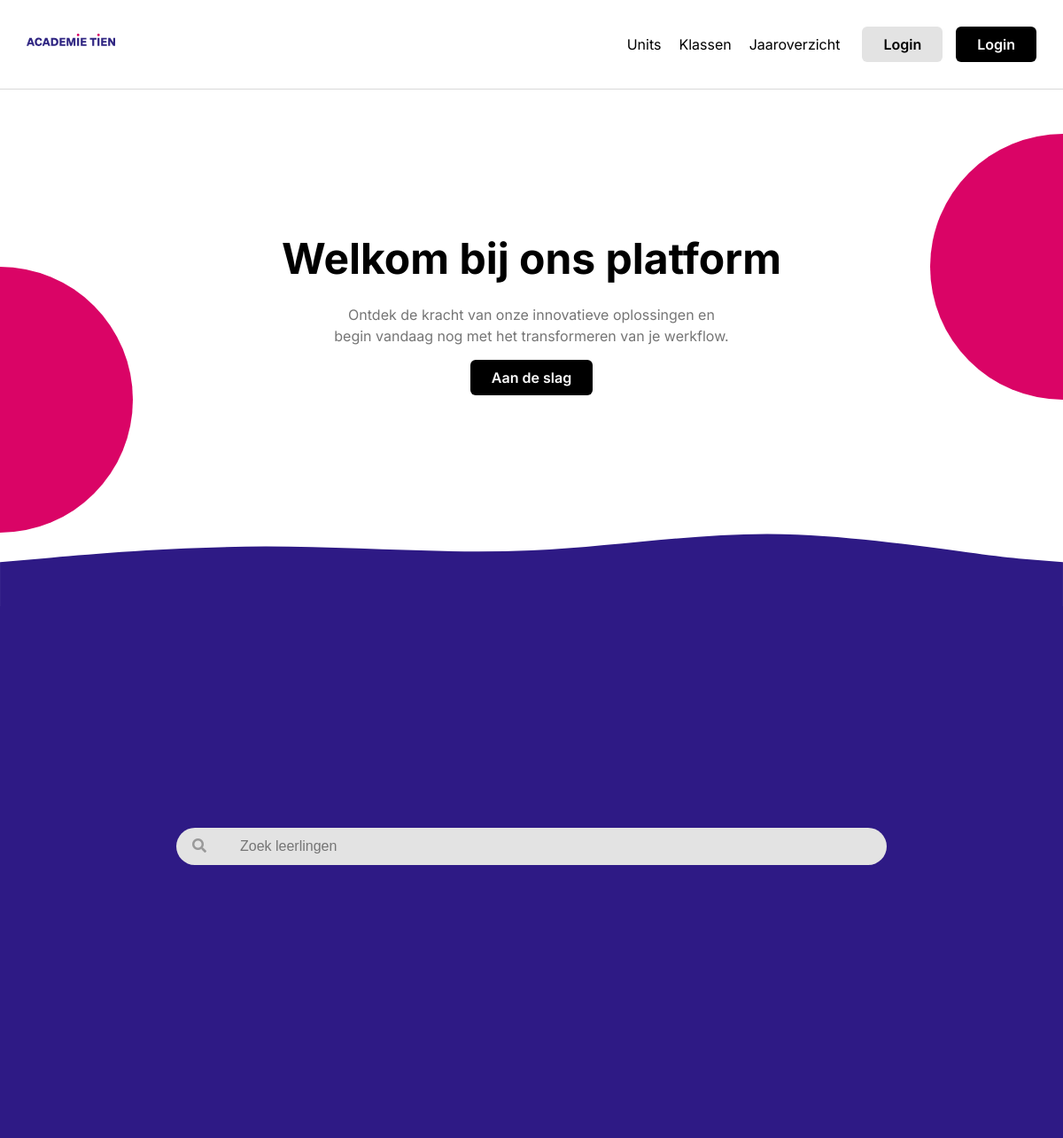
The page /public/pages/index.php on the database as committed earlier.
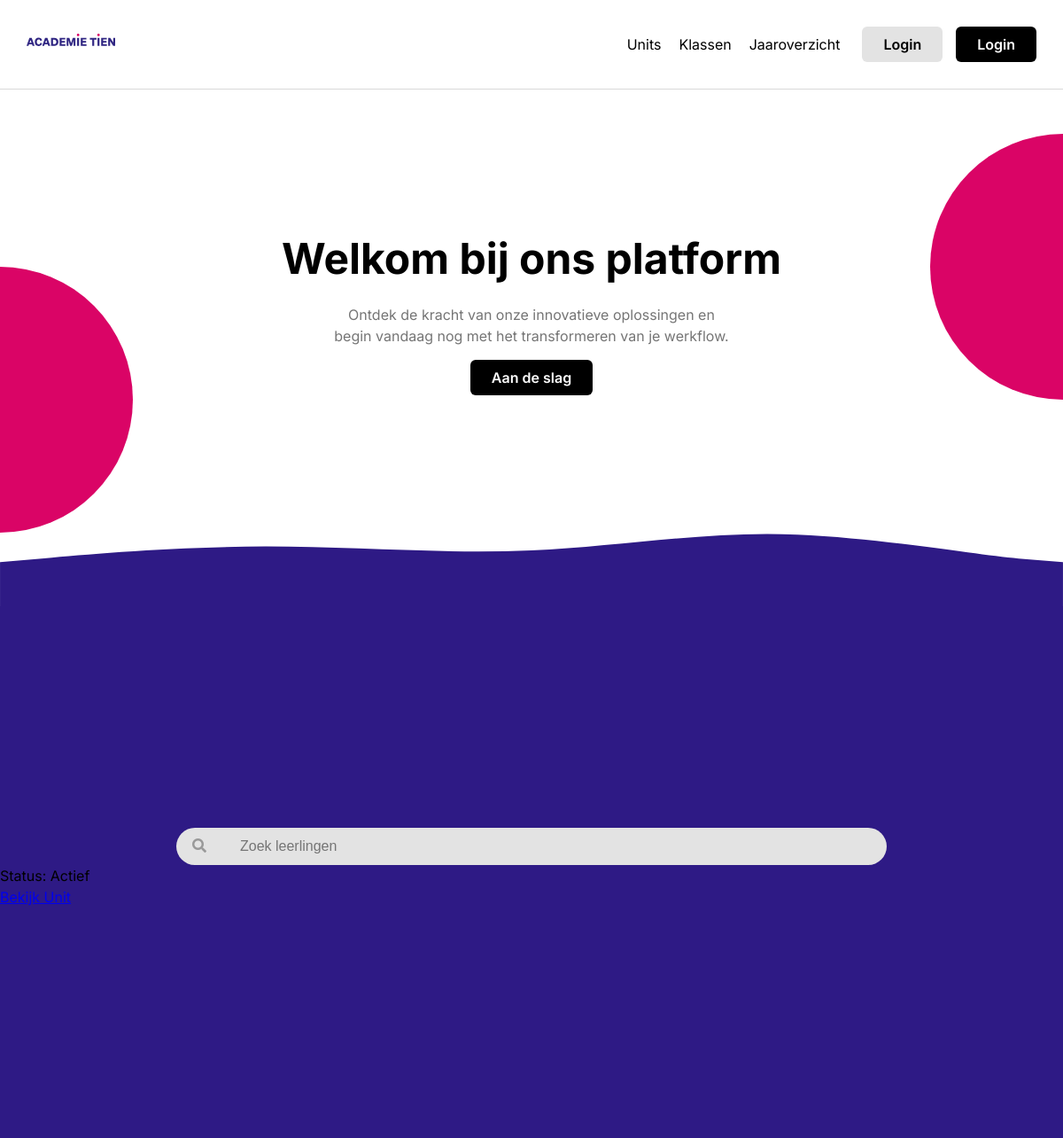
The same page on the database as committed later.
### tables this page shows
CREATE TABLE IF NOT EXISTS `units` (
  `id` varchar(10) NOT NULL,
  `unitNumber` varchar(10) NOT NULL,
  `studentId` varchar(10) NOT NULL,
  `classId` int NOT NULL,
  PRIMARY KEY (`id`)
);

### public/pages/index.php (the view, shortened to what this page needs)
<?php include('../includes/header.php');
require_once __DIR__ . '/../../config/database.php';
$sql = "SELECT unitId, unitName, unitIsActive FROM units";
$stmt = $conn->prepare($sql);
$stmt->execute();
$units = $stmt->fetchAll(PDO::FETCH_ASSOC);
?>
<section id="banner">
    <div>
        <div>
            <h1>Welkom bij ons platform</h1>
        </div>
        <div class="banner-text">
            <p>Ontdek de kracht van onze innovatieve oplossingen en <br> begin vandaag nog met het transformeren van je
                werkflow.</p>
        </div>
        <div>
            <button class="black-btn">Aan de slag</button>
        </div>
    </div>
    <div class="ballLeft"></div>
    <div class="ballRight"></div>
</section>
<section id="units">
   <div class="wave">
      <svg xmlns="http://www.w3.org/2000/svg" viewBox="0 120 1440 100">
         <path d="M0,160L60,154.7C120,149,240,139,360,138.7C480,139,600,149,720,144C840,139,960,117,1080,122.7C1200,128,1320,150,1380,155L1440,160L1440,220L0,220Z"></path>
      </svg>
   </div>
  <div class="content">
   <form class="searchbar">
      <button type="submit"><i class="fas fa-search"></i></button>
      <input type="text" placeholder="Zoek leerlingen" />
    </form>
      <?php foreach($units as $unit): ?>
            <div class="col-md-4 mb-3">
                <div class="card">
                    <div class="card-body">
                        <p class="card-text">Status: <?php echo $unit['unitIsActive'] ? 'Actief' : 'Inactief'; ?></p>
                        <a href="units.php?id=<?php echo $unit['unitId']; ?>" class="btn btn-primary">Bekijk Unit</a>
                    </div>
                </div>
            </div>
        <?php endforeach; ?>
  </div>
</section>
<?php include('../includes/footer.php');?>

### public/includes/header.php (shortened to what this page needs)
<!DOCTYPE html>
<html lang='en'>
<head>
   <link rel="stylesheet" href="https://use.fontawesome.com/releases/v5.15.3/css/all.css">
   <link rel="stylesheet" href="../css/style.css">
</head>
<body>
<header>
    <div class="nav">
        <div>
            <img src="../images/Academie_tien.svg" alt="">
        </div>
        <div class="navbar">
            <div class="info">
                <ul>
                    <li>Units</li>
                    <li>Klassen</li>
                    <li>Jaaroverzicht</li>
                </ul>
            </div>
            <div class="gap15">
                <div>
                    <button class="gray-btn">Login</button>
                </div>
                <div>
                    <button class="black-btn">Login</button>
                </div>
            </div>
        </div>
    </div>
</header>

### public/includes/footer.php
</body>
</html>

### public/css/style.css (style rules this page uses)
* { padding: 0; margin: 0; box-sizing: border-box; }
body { font-family: 'Inter', sans-serif; line-height: 1.5; }
.gap15 { display: flex; gap: 15px; }
.black-btn { background-color: #000; color: #fff; border: none; padding: 10px 24px; border-radius: 6px; font-size: 1rem; font-family: 'Inter', sans-serif; font-weight: 600; cursor: pointer; transition: background 0.2s; }
.gray-btn { background-color: #E3E3E3; color: #000; border: none; padding: 10px 24px; border-radius: 6px; font-size: 1rem; font-family: 'Inter', sans-serif; font-weight: 600; cursor: pointer; transition: background 0.2s; }
header { border-bottom: 1px solid #D9D9D9; }
header .nav { padding: 30px; display: flex; justify-content: space-between; }
header .nav img { height: 30px; width: 100px; }
header .nav .navbar { display: flex; flex-direction: row; gap: 25px; }
header .nav .navbar .info { display: flex; }
header .nav ul { list-style: none; display: flex; gap: 20px; padding: 0; margin: 0; align-items: center; }
#banner { text-align: center; display: flex; justify-content: center; align-items: center; height: 500px; position: relative; overflow: hidden; }
#banner h1 { font-size: 48px; }
#banner p { color: #757575; padding: 15px 0px; }
#banner .ballLeft { width: 300px; height: 300px; background-color: #DA0466; position: absolute; left: -150px; top: 70%; border-radius: 50%; transform: translateY(-50%); }
#banner .ballRight { width: 300px; height: 300px; background-color: #DA0466; position: absolute; right: -150px; top: 40%; border-radius: 50%; transform: translateY(-50%); }
#units .wave { position: relative; width: 100%; overflow: hidden; line-height: 0; padding: 0; margin: 0; }
#units .wave svg { display: block; width: 100%; padding: 0; margin: 0; }
#units .content { padding-top: 250px; background: #2e1a85; height: 600px; }
.searchbar { display: flex; align-items: center; justify-content: center; }
.searchbar button { padding: 12px 18px; border: none; background: #E3E3E3; color: #999999; border-radius: 25px 0 0 25px; cursor: pointer; font-size: 1rem; transition: background 0.2s; }
.searchbar input[type="text"] { padding: 12px 20px; border: none; border-radius: 0 25px 25px 0; font-size: 1rem; width: 750px; outline: none; background: #E3E3E3; }

Rows that differ between the two databases and show on the page:
added units: unitIsActive "Actief"
